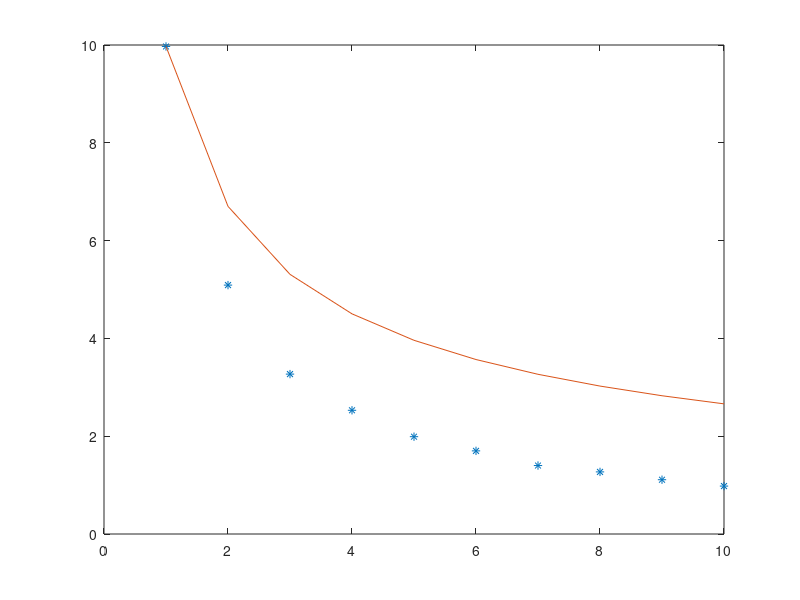

Recreate this plot in MATLAB.
close all
clear all
clc
x=[1 2 3 4 5 6 7 8 9 10];
y=[9.97 5.09 3.27 2.53 1.99 1.7 1.4 1.27 1.11 0.98];
Y=log10(y);
X=log10(x);
p=input('input no of order= ');
for i=1:p+1
    for j=1:p+1
        if i==1 & j==1
            A(i,j)=length(X);
        else A(i,j)= sum(X.^(i+j-2));
        end
    end
end
for i=1:p+1
    B(i,1)=sum(X.^(i-1).*Y);
end
c=A\B;
Vs=10^c(1)
n=-c(2)
Ym=Vs./(x.^n);
plot(x,y,'*')
hold on
plot(x,Ym)